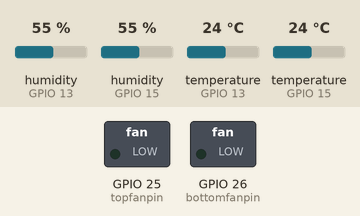
Bench run of a sketch on a simulated ESP32. Shown: switched loads named in the sketch (green lamp = pin HIGH). The inputs (shaded band) are chosen by the test bench; at power-on: temperature (sensors on GPIO 13, GPIO 15) 24 °C, humidity (sensors on GPIO 13, GPIO 15) 55 %. WiFi joins after 1.5 s; servers stay silent unless stated; what the sketch prints to the serial monitor is not drawn.

Above: at 2.8 s.
2.9 s: temperature (sensor on GPIO 13) set to 27.3 °C
6.2 s: temperature (sensor on GPIO 13) set to 28.8 °C
At 8.3 s:
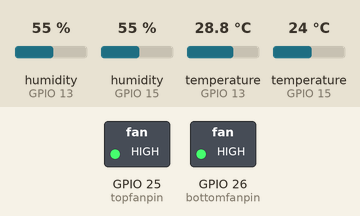
9.5 s: temperature (sensor on GPIO 13) set to 12 °C
At 12.9 s:
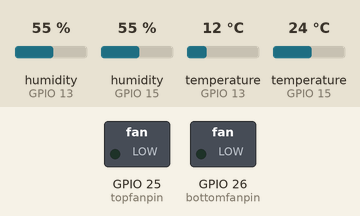
13.9 s: temperature (sensor on GPIO 13) set to 28 °C
At 15.8 s:
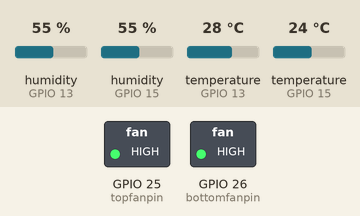
Timing chart, 0 to 17.3 s (numbered marks = the images above; inputs shaded):
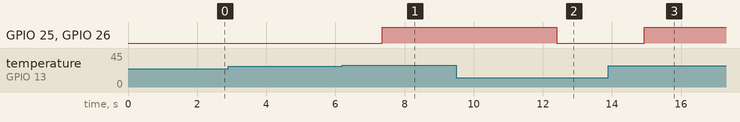

Measured:
- the behaviour switches between 27.9 and 28 °C on temperature (sensor on GPIO 13) (found by bisection; images 0 and 1)
- after the input at 2.9 s, every drawn part: stays the same
- after the input at 6.2 s, GPIO 25 (topfanpin), GPIO 26 (bottomfanpin): LOW → HIGH after 1.2 s
- after the input at 9.5 s, GPIO 25 (topfanpin), GPIO 26 (bottomfanpin): HIGH → LOW after 2.9 s
- after the input at 13.9 s, GPIO 25 (topfanpin), GPIO 26 (bottomfanpin): LOW → HIGH after 1.0 s

The sketch:

DHTboth_sendFirebase.ino
```cpp
#include <FirebaseESP32.h>
#include  <WiFi.h>

#include "DHT.h"

#define DHTPIN1 13
#define DHTPIN2 15

#define DHTTYPE DHT22
DHT dht1(DHTPIN1, DHTTYPE);
DHT dht2(DHTPIN2, DHTTYPE);

#define FIREBASE_HOST "https://smartsilo-4115a-default-rtdb.firebaseio.com/"
#define WIFI_SSID "AndroidAPD9EE" // Change the name of your WIFI
#define WIFI_PASSWORD "Vedant@1712" // Change the password of your WIFI
#define FIREBASE_Authorization_key "olLWg0GODF6Y5IqQ8FgshqvknrkMUyR2B2W2V9UM"

FirebaseData firebaseData1;
FirebaseJson json;

float h1,t1,h2,t2;
int bottomfanpin=26;
int topfanpin=25;

void setup() {
  Serial.begin(9600);
  pinMode(bottomfanpin,OUTPUT);
  pinMode(topfanpin,OUTPUT);

  Serial.println(F("DHTxx test!"));

  dht1.begin();
  dht2.begin();

  WiFi.begin (WIFI_SSID, WIFI_PASSWORD);
  Serial.print("Connecting...");
  while (WiFi.status() != WL_CONNECTED)
  {
    Serial.print(".");
    delay(300);
  }
  Serial.println();
  Serial.print("IP Address: ");
  Serial.println(WiFi.localIP());
  Serial.println();
  Firebase.begin(FIREBASE_HOST, FIREBASE_Authorization_key);

  if (!Firebase.beginStream(firebaseData1, "Electriculture" ))
  {
    Serial.println("------------------------------------");
    Serial.println("Can't begin stream connection...");
    Serial.println("REASON: " + firebaseData1.errorReason());
    Serial.println("------------------------------------");
    Serial.println();
  }
  else
  {
    Serial.println("Stream success");
  }
}

void loop() {
  //delay(2000);


   h1 = dht1.readHumidity();
   t1 = dht1.readTemperature();
   h2 = dht2.readHumidity();
   t2 = dht2.readTemperature();

  if (isnan(h1) || isnan(t1) || isnan(h2) || isnan(t2) ) {
    Serial.println(F("Failed to read from DHT sensor!"));
    return;
  }


  Serial.print(F("Humidity 1 : "));
  Serial.print(h1);
  Serial.print(F("%  Temperature 1 : "));
  Serial.print(t1);
  Serial.print(F("°C "));
  Serial.print(F("Humidity 2 : "));
  Serial.print(h2);
  Serial.print(F("%  Temperature 2 : "));
  Serial.print(t2);
  Serial.print(F("°C "));


  Firebase.setFloat(firebaseData1, "/EFarm/Humidity1", h1);
  Firebase.setFloat(firebaseData1, "/EFarm/Temperature1", t1);
  Firebase.setFloat(firebaseData1, "/EFarm/Humidity2", h2);
  Firebase.setFloat(firebaseData1, "/EFarm/Temperature2", t2);

  if(t1>=28){
   digitalWrite(topfanpin,HIGH);
   digitalWrite(bottomfanpin,HIGH);
  }

  else{
   digitalWrite(topfanpin,LOW);
   digitalWrite(bottomfanpin,LOW);
  }

}
```
